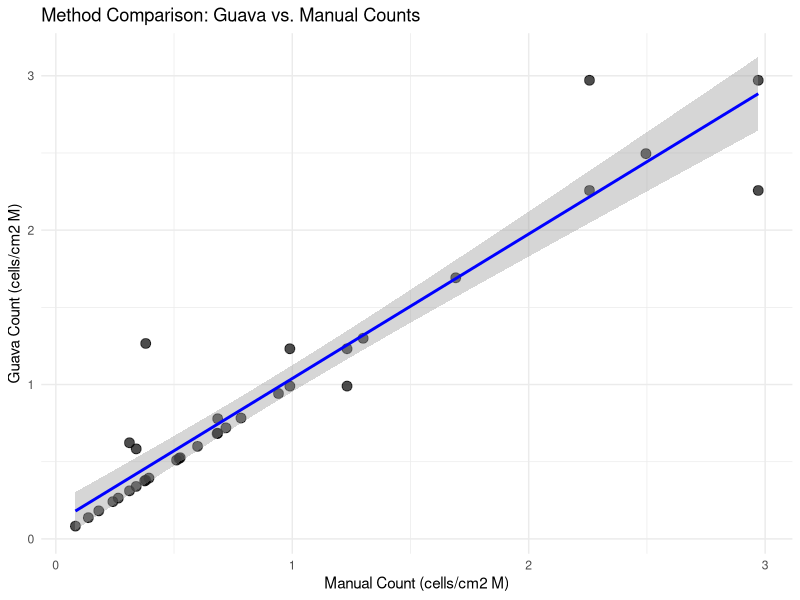

This chart was generated by the following R code:
## ---- chunk 1
knitr::opts_chunk$set(echo = TRUE)

library(tidyverse)
library(ggpubr)
## ---- chunk 2
sym_manual <- read.csv("../data/Physiology/sym_counts/manual_sym_counts.csv", header = T)
sym_manual$ColonyID <- as.character(sym_manual$ColonyID)
## ---- chunk 3
surface_area <- read.csv("../data/Surface_Area/Surface_Area_wax_seasonal.csv")
surface_area$ColonyID <- as.character(surface_area$ColonyID)

# Select specific cols
surface_area <- surface_area %>%
  dplyr::select(ColonyID, Species, Phenotype, Timepoint, surface.area.cm2)
## ---- chunk 4
sym_manual <- sym_manual %>%
  # Make dilution numeric and treat NA as 1 (undiluted)
  mutate(Dilution = ifelse(is.na(Dilution), 1, Dilution)) %>%
  dplyr::select(ColonyID, Timepoint, Squares.Counted, Dilution, matches("Count[0-9]")) %>%
  # Pivot counts to calculate the mean across replicates
  pivot_longer(cols = starts_with("Count"), names_to = "rep", values_to = "val") %>%
  group_by(ColonyID, Timepoint, Squares.Counted, Dilution) %>%
  dplyr::summarise(mean_val = mean(val, na.rm = TRUE), .groups = "drop") %>%
  left_join(surface_area, by = c("ColonyID", "Timepoint"))%>%
  mutate(
    # (Cells / Squares) * 10,000 * Dilution
    cells.mL = (mean_val / Squares.Counted) * 10000 * Dilution,
    # Total cells in the 10mL resuspension
    cells = cells.mL * 10, 
    cells.cm2 = cells / surface.area.cm2,
    cells.cm2.M = cells.cm2 / 1e6,
    method = "Manual") %>%
  dplyr::select(ColonyID, cells.cm2.M, method) %>%
  dplyr::rename(cells.cm2.M_manual = cells.cm2.M)

# Remove unneeded rows 
#sym_manual <- sym_manual[-c(1, 11),]
## ---- chunk 5
guava <- read.csv("../output/Physiology/sym_density_all_years.csv")
guava$ColonyID <- as.character(guava$ColonyID)
## ---- chunk 6
guava_2025 <- guava %>%
  filter(Year == "2025") %>%
  dplyr::rename(cells.cm2.M_guava = cells_cm2_M) %>%
  mutate(method = "Guava") %>%
  dplyr::select(ColonyID, cells.cm2.M_guava, method)

# Remove unneeded rows 
guava_2025 <- guava_2025[-c(16, 3, 42),]
## ---- chunk 7
comparison_df <- inner_join(guava_2025, sym_manual, by = "ColonyID")
## ---- chunk 8
ggplot(comparison_df, aes(x = cells.cm2.M_manual, y = cells.cm2.M_guava)) +
  geom_point(size = 3, alpha = 0.7) +
  geom_smooth(method = "lm", color = "blue", se = TRUE) +
  #geom_abline(intercept = 0, slope = 1, linetype = "dashed", color = "red") +
  #stat_cor(aes(label = ..rr.label..), label.x = 1, label.y = 2.5) + # Adds R2
  labs(
    title = "Method Comparison: Guava vs. Manual Counts",
    x = "Manual Count (cells/cm2 M)",
    y = "Guava Count (cells/cm2 M)"
  ) +
  theme_minimal()
## ---- chunk 9
cor.test(comparison_df$cells.cm2.M_manual, comparison_df$cells.cm2.M_guava)
